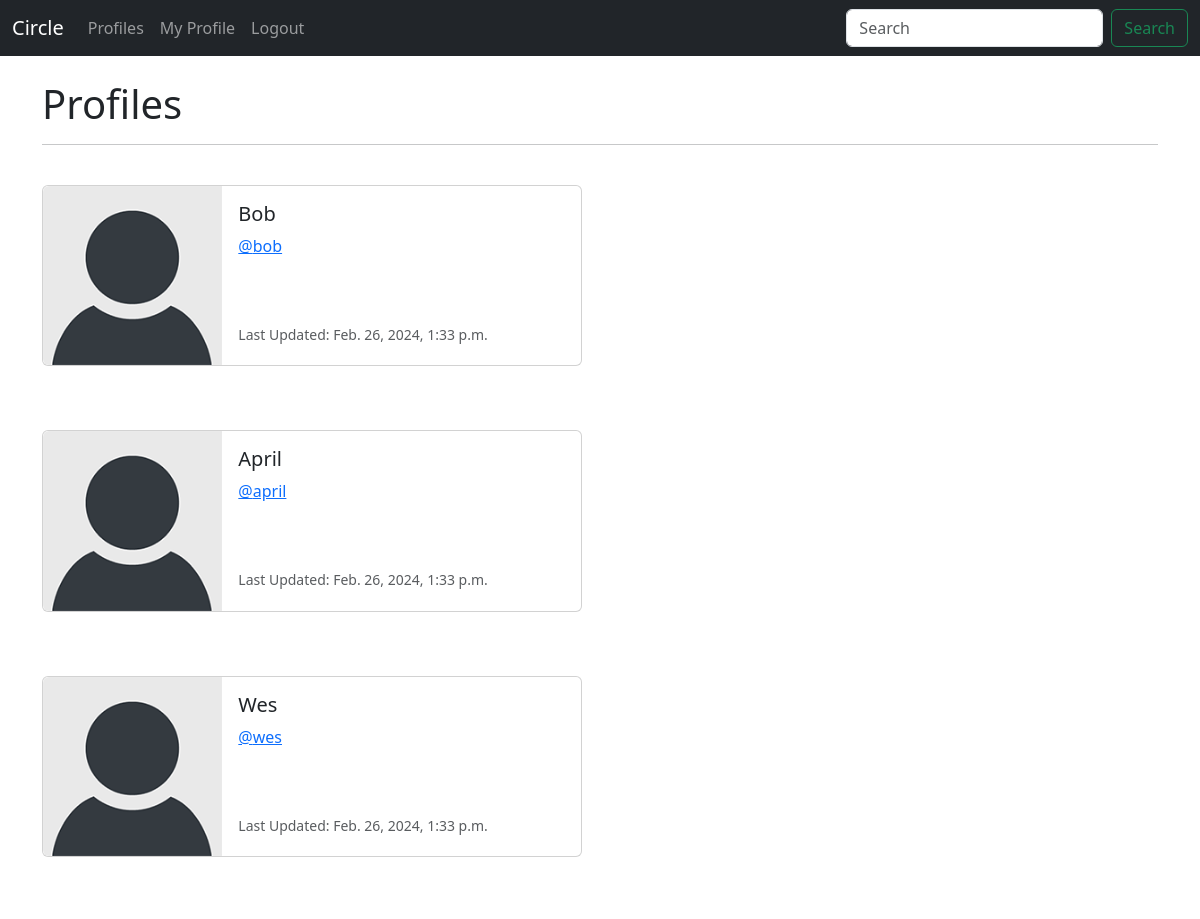
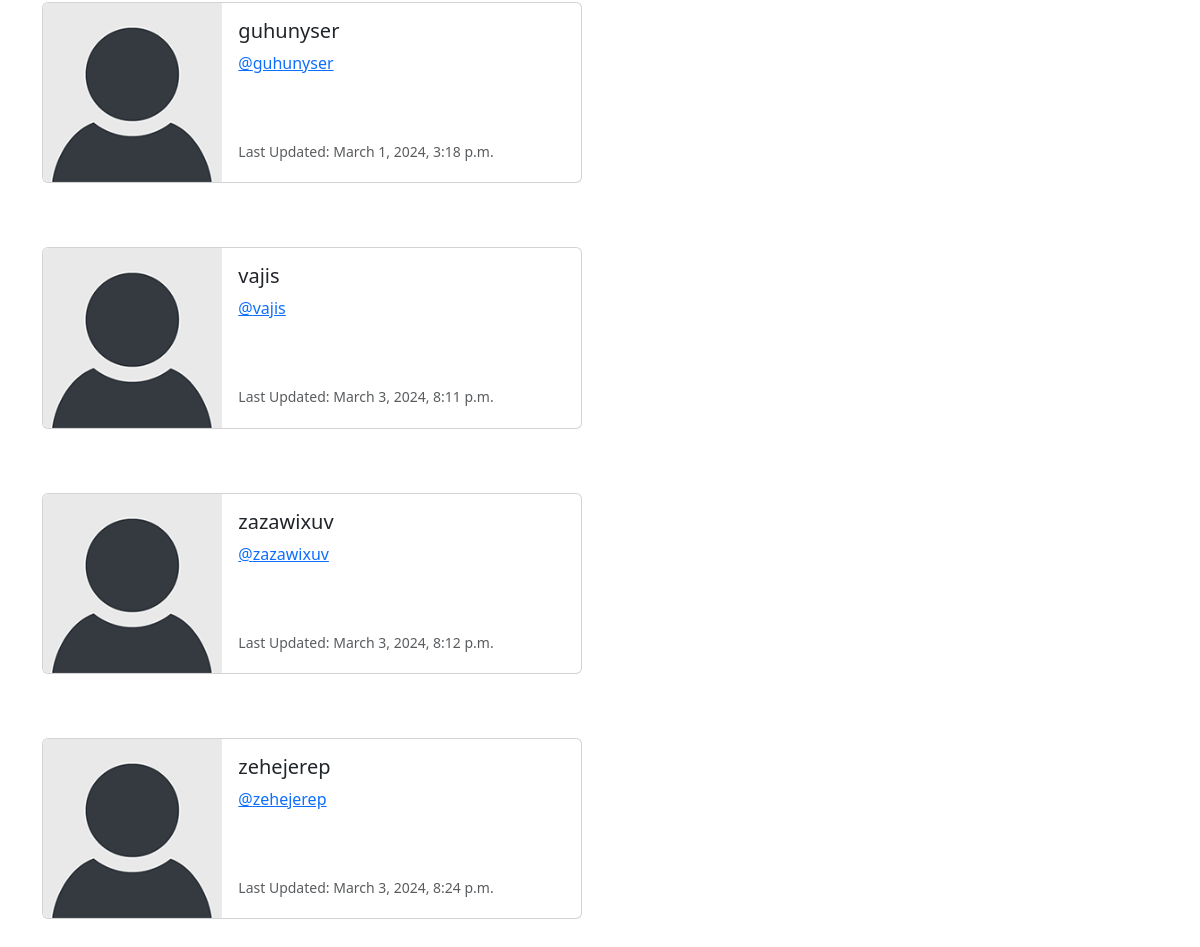
/profile_list/ (signed in), run on an earlier commit of the app's database (2 pictures, top to bottom).
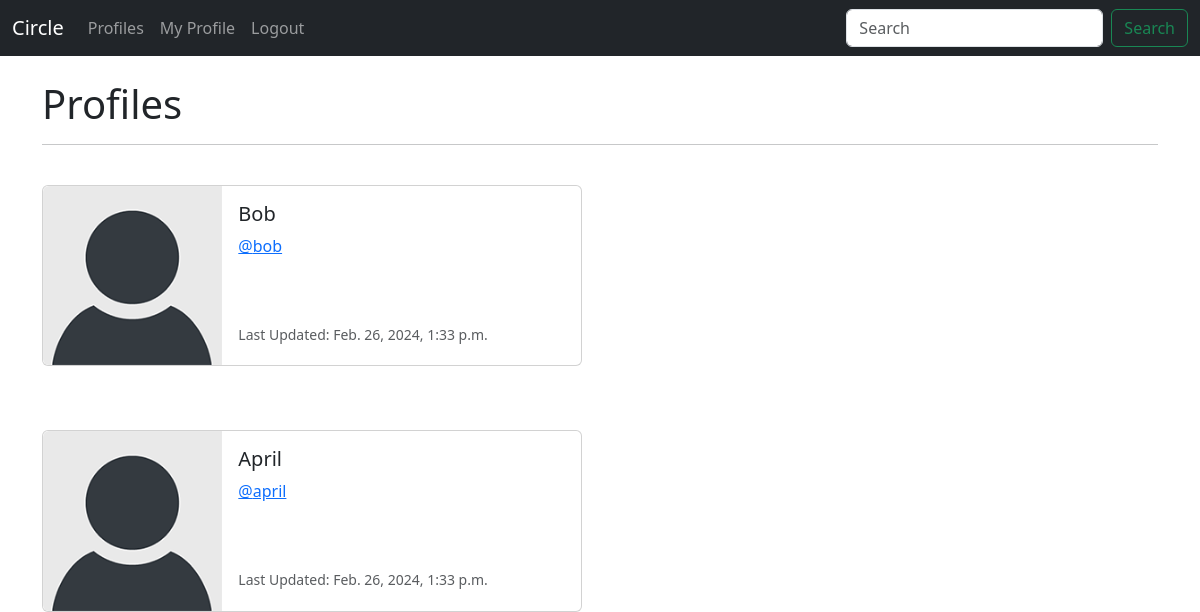
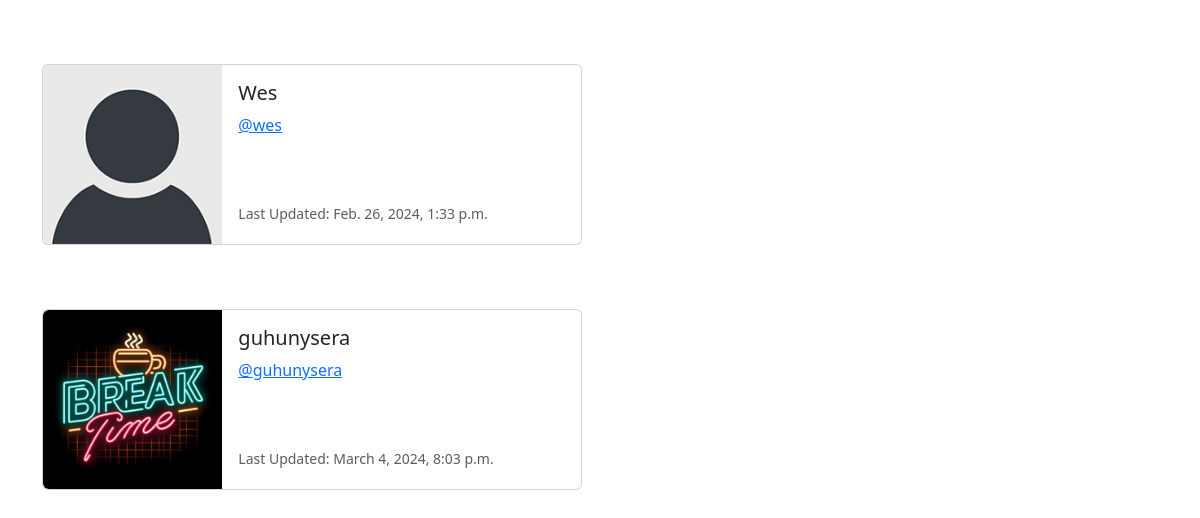
And on a later commit of the database (2 pictures, top to bottom).
### circle/models.py (models this page shows, shortened)
class Profile(models.Model):
    user = models.OneToOneField( User, on_delete=models.CASCADE)
    follows = models.ManyToManyField("self",
        related_name="followed_by",
        symmetrical=False,
        blank=True)
    date_modified = models.DateTimeField(User, auto_now=True)
    profile_image = models.ImageField(null=True,blank=True, upload_to="images/")

### circle/views.py (the view)
# urls.py: path('profile_list/', views.profile_list, name='profile_list'),
def profile_list(request):
    if request.user.is_authenticated:
        profiles = Profile.objects.exclude(user=request.user)
        return render(request, 'profile_list.html', {"profiles":profiles} )
    else:
        messages.success(request, ("You must be logged in to View Page..."))
        return redirect('home')

### circle/templates/profile_list.html
{% extends 'base.html' %}
{% load static %}
{% block content %}
<h1>Profiles</h1>
<hr/>
<br/>
{% if profiles %}
   {% for profile in profiles %}
   <div class="card mb-3" style="max-width: 540px;">
    <div class="row g-0">
      <div class="col-md-4">
      {%  if profile.profile_image %}
        <img src="{{ profile.profile_image.url }}" width=200 height=200 class="img-fluid rounded-start" alt="{{profile.user.username}}">
      {% else %}
        <img src="{% static 'images/default_profile_pic.png' %}" class="img-fluid rounded-start" alt="Profile Image">
      {% endif %}
      </div>
      <div class="col-md-8">
        <div class="card-body">
          <h5 class="card-title">{{ profile.user.username }}</h5>
          <p class="card-text"><a href="{% url 'profile' profile.user.id %}">@{{ profile.user.username | lower}}</a></a></p><br/><br/>
          <p class="card-text"><small class="text-body-secondary">Last Updated: {{ profile.date_modified }}
        </small></p>
        </div>
      </div>
    </div>
  </div>
  <br/>
  <br/>
   {% endfor %}
{% endif %}
{% endblock %}

### circle/templates/base.html (shortened to what this page needs)
<!doctype html>
<html lang="en">
  <head>
    <link href="https://cdn.jsdelivr.net/npm/bootstrap@5.3.3/dist/css/bootstrap.min.css" rel="stylesheet">
  </head>
  <body>
    {% include 'navbar.html' %}
    <div class="container">
      <br/>
        {% block content %}
        {% endblock %}
    </div>
  </body>
</html>

### circle/templates/navbar.html (shortened to what this page needs)
<nav class="navbar navbar-expand-lg navbar-dark bg-dark">
    <div class="container-fluid">
      <a class="navbar-brand" href="{% url 'home' %}">Circle</a>
      <div class="collapse navbar-collapse" id="navbarSupportedContent">
        <ul class="navbar-nav me-auto mb-2 mb-lg-0">
          <li class="nav-item">
            <a class="nav-link" href="{% url 'profile_list' %}">Profiles</a>
          </li>
          {% if user.is_authenticated %}
          <li class="nav-item">
              <a class="nav-link" href="{% url 'profile' request.user.id %}">My Profile</a>
          </li>
          <li class="nav-item">
            <a class="nav-link" href="{% url 'logout' %}">Logout</a>
        </li>
          {% endif %}
        </ul>
        <form class="d-flex" role="search">
          <input class="form-control me-2" type="search" placeholder="Search" aria-label="Search">
          <button class="btn btn-outline-success" type="submit">Search</button>
        </form>
      </div>
    </div>
  </nav>

What changed in the data, as far as the page shows it:
removed Profile: user.username "vajis", date_modified "March 3, 2024, 8:11 p.m."
removed Profile: user.username "zazawixuv", date_modified "March 3, 2024, 8:12 p.m."
removed Profile: user.username "zehejerep", date_modified "March 3, 2024, 8:24 p.m."
changed Profile: profile_image: picture added; user.username "guhunyser" → "guhunysera"; date_modified "March 1, 2024, 3:18 p.m." → "March 4, 2024, 8:03 p.m."
